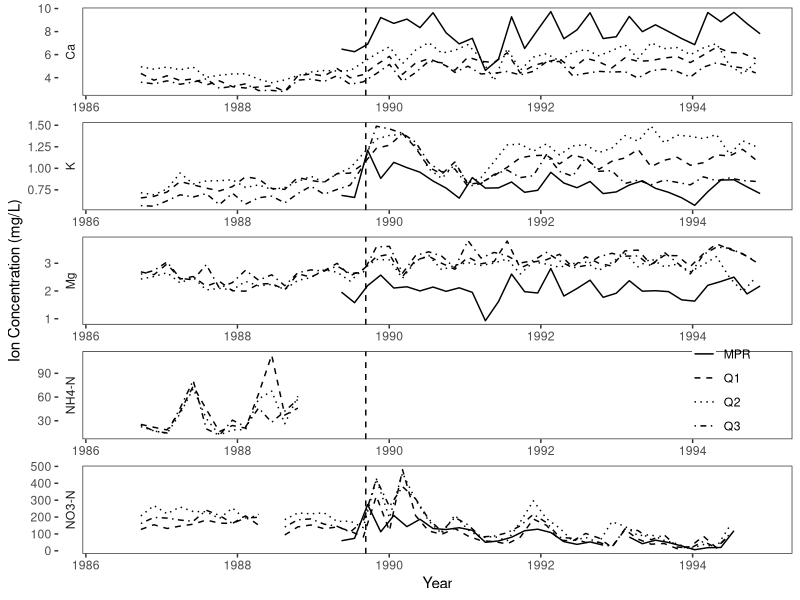

Source code (R):
## ---- chunk 1
#| include: false
library(tidyverse)
## ---- chunk 2
#| echo: false
#| message: false
#| warning: false
#| fig-height: 9
#| fig-width: 7
#| fig-align: center
# Visualizing analysis on stacked graphs, each ion is identified by line type
bpr_ma_long <- read_csv("../output/bpr_ma_long.csv")

ggplot(
  data = bpr_ma_long,
  mapping = aes(
    x = window_start,
    y = `Concentration (mg/L)`,
    linetype = site
  )
) +
  geom_line() +
  labs(
    x = "Year",
    y = "Ion Concentration (mg/L)",
    linetype = "Bisley, Puerto Rico
    Sample Site"
  ) +
  facet_wrap(~Ion, scales = "free", ncol = 1, strip.position = "left") +
  scale_linetype_manual(values = c("solid", "dashed", "dotted", "dotdash")) +
  geom_vline(xintercept = as.Date("1989-9-10"), linetype = "dashed") +
  theme_bw() +
  theme(
    plot.title = element_text(hjust = 0.5),
    panel.grid = element_blank(),
    strip.background = element_blank(),
    legend.title = element_blank(),
    legend.position = "inside",
    legend.position.inside = c(0.9, 0.3),
    legend.background = element_blank()
  )
